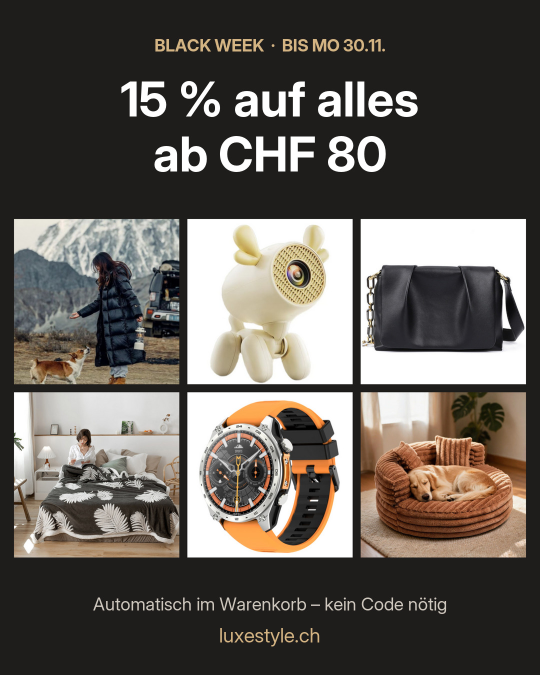
#> input picture dropship/black-week-2411/bw_post.jpg, 1080 x 1350 px, given in place of mode_04.jpg, which was not available (shown at 1/2 size)
$ python hero_video_bauen_sc.py ../black-week-2411/bw_post.jpg 1.0 5
#> lines starting #> are read from the running program, lines starting #| are printed output that depends on the picture; after the words box and inside, x2 and y2 are one past the last pixel; in counts of white or black regions, pixels touching at a corner belong together
#!/usr/bin/env python3
"""Hero-Video: endlos laufende Produktwand (Spalten fahren auf und ab), nahtlose Schleife, ohne Ton.
Aufruf: bauen.py desktop|mobil [sekunden] [fps]  → hero_<variante>.mp4 + poster_<variante>.jpg"""
import sys, subprocess, math
import numpy as np
from PIL import Image, ImageDraw, ImageFont, ImageFilter

VAR = sys.argv[1] if len(sys.argv) > 1 else 'desktop'
T = float(sys.argv[2]) if len(sys.argv) > 2 else 30.0
FPS = int(sys.argv[3]) if len(sys.argv) > 3 else 24
BG = (23, 21, 19)
import os
SC = float(os.environ.get('SC', '1'))
CRF = os.environ.get('CRF')

# (Datei, Beschriftung, Bildanker oben 0 … unten 1)
SP = [
    [('mode_04', 'Mode', .3), ('schmuck_00', 'Schmuck', .5), ('kueche_01', 'Küche', .5), ('tasche_02', 'Taschen', .35), ('uhren_05', 'Uhren', .5)],
    [('decke_06', 'Wohnen', .5), ('laden_02', 'Elektronik', .5), ('hund_04', 'Haustiere', .4), ('beauty_07', 'Beauty', .3), ('sneaker_02', 'Schuhe', .5)],
    [('uhren_01', 'Uhren', .5), ('mode_13', 'Mode', .3), ('lampe_07', 'Wohnen', .5), ('tasche_10', 'Taschen', .5), ('audio_01', 'Elektronik', .5)],
    [('hund_12', 'Haustiere', .4), ('mode_11', 'Mode', .25), ('schmuck_03', 'Schmuck', .5), ('kueche_07', 'Küche', .5), ('herren_06', 'Herren', .3)],
    [('mode_06', 'Mode', .3), ('kueche_09', 'Küche', .5), ('herren_11', 'Herren', .3), ('schmuck_04', 'Schmuck', .5), ('tasche_00', 'Taschen', .5)],
]
if VAR == 'desktop':
    W, H, CW, CH, GAP, N_COL, X0 = 2000, 800, 270, 360, 18, 5, 600
    LABEL, FONT_PX = True, 20
    DIR = [-1, 1, -1, 1, -1]; PHASE = [0.0, 0.31, 0.62, 0.17, 0.45]
else:
    W, H, CW, CH, GAP, N_COL, X0 = 1080, 1500, 306, 408, 20, 3, 60
    LABEL, FONT_PX = True, 24
    SP = [SP[0], SP[1], SP[3]]
    DIR = [-1, 1, -1]; PHASE = [0.0, 0.4, 0.2]
W, H, CW, CH, GAP, X0, FONT_PX = [int(round(v * SC)) for v in (W, H, CW, CH, GAP, X0, FONT_PX)]
R = int(round(22 * SC))
font = ImageFont.truetype('/usr/share/fonts/opentype/inter/Inter-SemiBold.otf', FONT_PX)

def karte(name, text, anker):
#> called with name = 'mode_04', text = 'Mode', anker = 0.3
    im = Image.open(f'img/{name}.jpg').convert('RGB')
#> im is the input picture: PIL image 1080x1350 RGB; mean R, G, B 97.9, 92.5, 86.4
    w, h = im.size; s = max(CW / w, CH / h)
#> after `w, h = im.size`: w = 1080; h = 1350
#> after `s = max(CW / w, CH / h)`: s = 0.302
    im = im.resize((max(CW, round(w * s)), max(CH, round(h * s))), Image.LANCZOS)
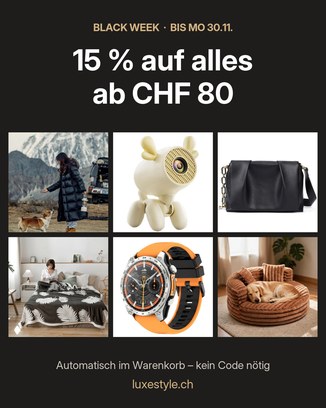
#> im: PIL image 326x408 RGB; mean R, G, B 97.7, 92.3, 86.2
    x = (im.width - CW) // 2; y = round((im.height - CH) * anker)
#> after `x = (im.width - CW) // 2`: x = 10
#> after `y = round((im.height - CH) * anker)`: y = 0
    im = im.crop((x, y, x + CW, y + CH))
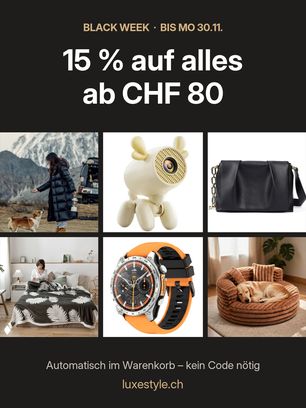
#> im: PIL image 306x408 RGB; mean R, G, B 101.3, 95.7, 89.4
    m = Image.new('L', (CW * 3, CH * 3), 0); ImageDraw.Draw(m).rounded_rectangle((0, 0, CW * 3 - 1, CH * 3 - 1), R * 3, fill=255); m = m.resize((CW, CH), Image.LANCZOS)
#> after `m = Image.new('L', (CW * 3, CH * 3), 0)`: m: PIL image 918x1224 L; every value is 0
#> after `ImageDraw.Draw(m).rounded_rectangle((0, 0, CW * 3 - 1, CH * 3 - 1), R `:
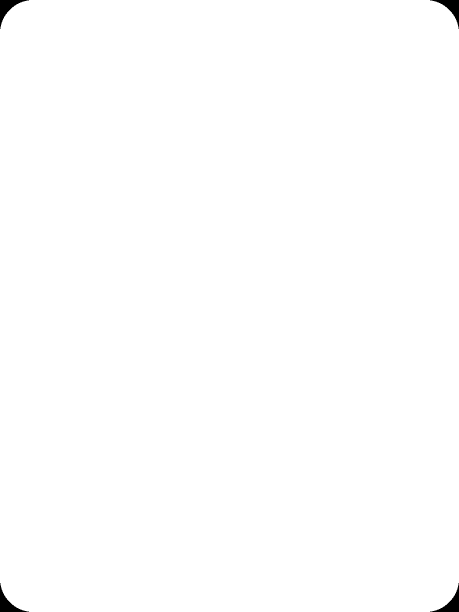
#> m: PIL image 918x1224 L (shown at 1/2 size); 99.7% white; 4 black regions, box (x1, y1, x2, y2) and area: (0, 0, 58, 58) 956, (860, 0, 918, 58) 956, (0, 1166, 58, 1224) 956, (860, 1166, 918, 1224) 956
#> after `m = m.resize((CW, CH), Image.LANCZOS)`:
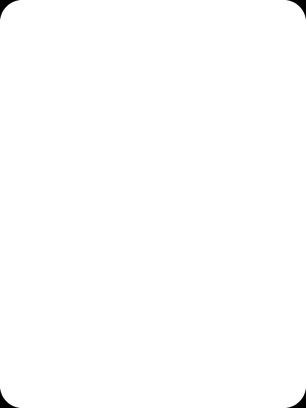
#> m: PIL image 306x408 L; min 0, max 255, mean 254.1
    k = Image.new('RGBA', (CW, CH)); k.paste(im, (0, 0)); k.putalpha(m)
#> after `k = Image.new('RGBA', (CW, CH))`: k: PIL image 306x408 RGBA; every value is 0
    if LABEL:
        d = ImageDraw.Draw(k, 'RGBA'); tw = d.textlength(text, font=font); pw, ph = int(tw + 30), FONT_PX + 18
#> after `tw = d.textlength(text, font=font)`: tw = 65.92
#> after `pw, ph = (int(tw + 30), FONT_PX + 18)`: pw = 95; ph = 42
        d.rounded_rectangle((16, CH - ph - 16, 16 + pw, CH - 16), ph // 2, fill=(20, 18, 16, 168)); d.text((16 + 15, CH - ph - 16 + 8), text, font=font, fill=(250, 247, 242, 255))
    return k

def streifen(liste):
    n = len(liste); L = n * (CH + GAP)
    karten = [karte(*e) for e in liste]
    schatten = Image.new('RGBA', (CW + 80, 2 * L + 80), (0, 0, 0, 0))
    for k in range(2 * n):
        sh = Image.new('RGBA', (CW + 80, CH + 80), (0, 0, 0, 0)); ImageDraw.Draw(sh).rounded_rectangle((40, 52, 40 + CW, 52 + CH), R, fill=(0, 0, 0, 120))
        schatten.alpha_composite(sh.filter(ImageFilter.GaussianBlur(14)), (0, k * (CH + GAP)))
    s = Image.new('RGB', (CW + 80, 2 * L + 80), BG); s.paste(schatten, (0, 0), schatten)
    for k in range(2 * n): s.paste(karten[k % n], (40, 40 + k * (CH + GAP)), karten[k % n])
    return np.asarray(s.crop((40, 40, 40 + CW, 40 + 2 * L)), dtype=np.uint8), L

#> (the run stopped early here; a loop or call above may not have finished)
